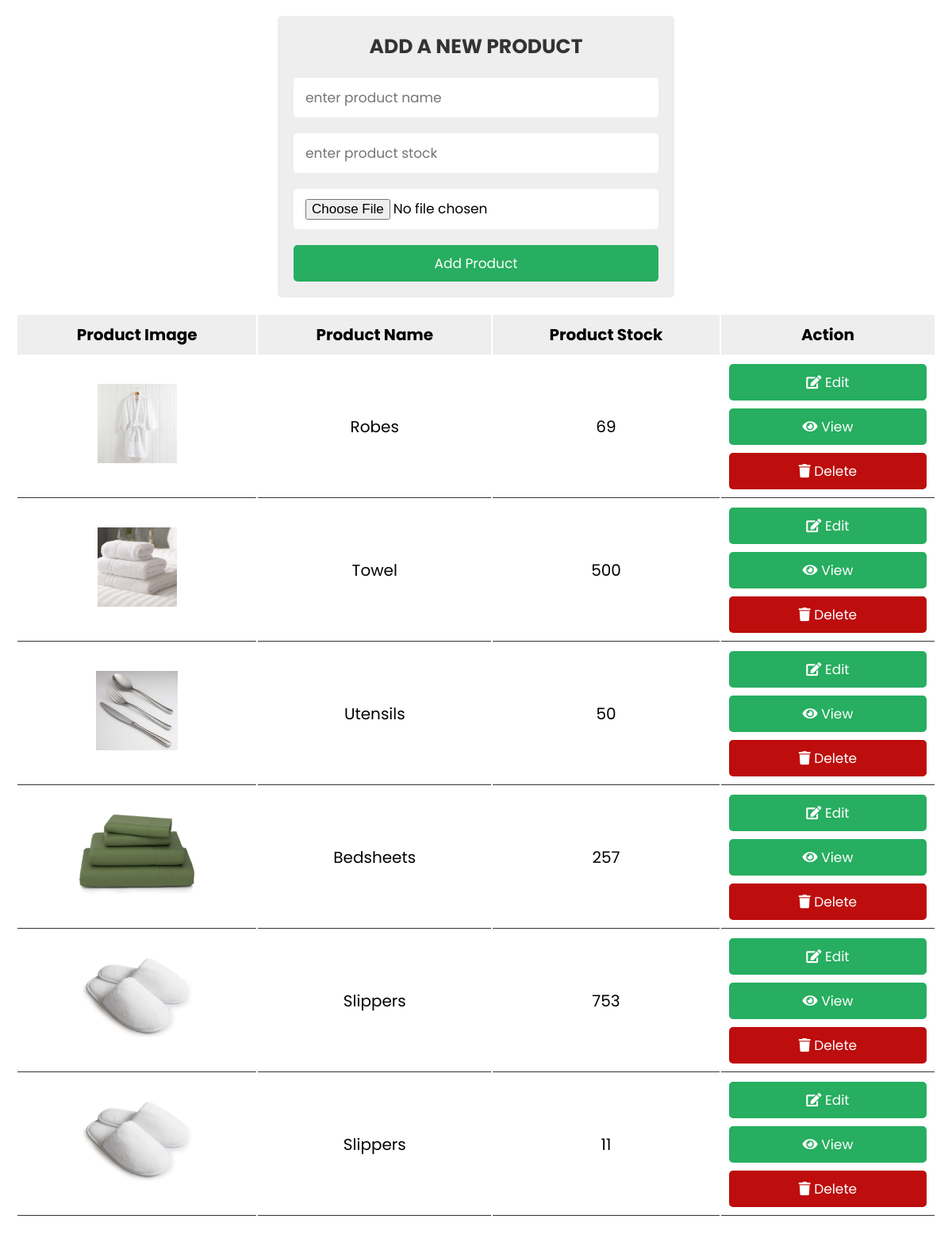
The app's page /admin_page.php with its own data.
### tables this page shows
CREATE TABLE `products` (
  `id` int(11) NOT NULL,
  `name` varchar(50) NOT NULL,
  `image` varchar(50) NOT NULL,
  `stock` int(11) NOT NULL
);

### admin_page.php (the view, shortened to what this page needs)
<?php
@include 'config.php';
?>
<!DOCTYPE html>
<html lang="en">
<head>
   <link rel="stylesheet" href="https://cdnjs.cloudflare.com/ajax/libs/font-awesome/5.15.4/css/all.min.css">
   <link rel="stylesheet" href="css/style.css">
</head>
<body>
<div class="container">
   <div class="admin-product-form-container">
      <form action="<?php echo $_SERVER['PHP_SELF']; ?>" method="post" enctype="multipart/form-data">
         <h3>add a new product</h3>
         <input type="text" placeholder="enter product name" name="product_name" class="box">
         <input type="text" placeholder="enter product stock" name="product_stock" class="box">
         <input type="file" accept="image/png, image/jpeg, image/jpg" name="product_image" class="box">
         <input type="submit" class="btn" name="add_product" value="add product">
      </form>
   </div>
   <?php
   $select = mysqli_query($conn, "SELECT * FROM products");
   ?>
   <div class="product-display">
      <table class="product-display-table">
         <thead>
         <tr>
            <th>product image</th>
            <th>product name</th>
            <th>product stock</th>
            <th>action</th>
         </tr>
         </thead>
         <?php while($row = mysqli_fetch_assoc($select)){ ?>
         <tr>
            <td><img src="uploaded_img/<?php echo $row['image']; ?>" height="100" alt=""></td>
            <td><?php echo $row['name']; ?></td>
            <td><?php echo $row['stock']; ?></td>
            <td>
               <a href="admin_update.php?edit=<?php echo $row['id']; ?>" class="btn"> <i class="fas fa-edit"></i> edit </a>
               <a href="view.php?view=<?php echo $row['id']; ?>" class="btn"> <i class="fas fa-eye"></i> view </a>
               <a href="<?php echo $_SERVER['PHP_SELF']; ?>?delete=<?php echo $row['id']; ?>" class="btn"> <i class="fas fa-trash"></i> delete </a>
            </td>
         </tr>
      <?php } ?>
      </table>
   </div>
</div>
</body>
</html>

### css/style.css (style rules this page uses)
:root { --green:#27ae60; --black:#333; --white:#fff; --bg-color:#eee; --box-shadow:0 .5rem 1rem rgba(0,0,0,.1); --border:.1rem solid var(--black); }
* { font-family: 'Poppins', sans-serif; margin:0; padding:0; box-sizing: border-box; outline: none; border:none; text-decoration: none; text-transform: capitalize; }
html { font-size: 62.5%; overflow-x: hidden; }
.btn { display: block; width: 100%; cursor: pointer; border-radius: .5rem; margin-top: 1rem; font-size: 1.7rem; padding:1rem 3rem; background: var(--green); color:var(--white); text-align: center; }
.container { max-width: 1200px; padding:2rem; margin:0 auto; }
.admin-product-form-container form { max-width: 50rem; margin:0 auto; padding:2rem; border-radius: .5rem; background: var(--bg-color); }
.admin-product-form-container form h3 { text-transform: uppercase; color:var(--black); margin-bottom: 1rem; text-align: center; font-size: 2.5rem; }
.admin-product-form-container form .box { width: 100%; border-radius: .5rem; padding:1.2rem 1.5rem; font-size: 1.7rem; margin:1rem 0; background: var(--white); text-transform: none; }
.product-display { margin:2rem 0; }
.product-display .product-display-table { width: 100%; text-align: center; }
.product-display .product-display-table thead { background: var(--bg-color); }
.product-display .product-display-table th { padding:1rem; font-size: 2rem; }
.product-display .product-display-table td { padding:1rem; font-size: 2rem; border-bottom: var(--border); }
.product-display .product-display-table .btn:first-child { margin-top: 0; }
.product-display .product-display-table .btn:last-child { background:#bd0d0d; }

### records on screen
products: image (picture), name "Robes", stock "69"
products: image (picture), name "Towel", stock "500"
products: image (picture), name "Utensils", stock "50"
products: image (picture), name "Bedsheets", stock "257"
products: image (picture), name "Slippers", stock "753"
products: image (picture), name "Slippers", stock "11"
